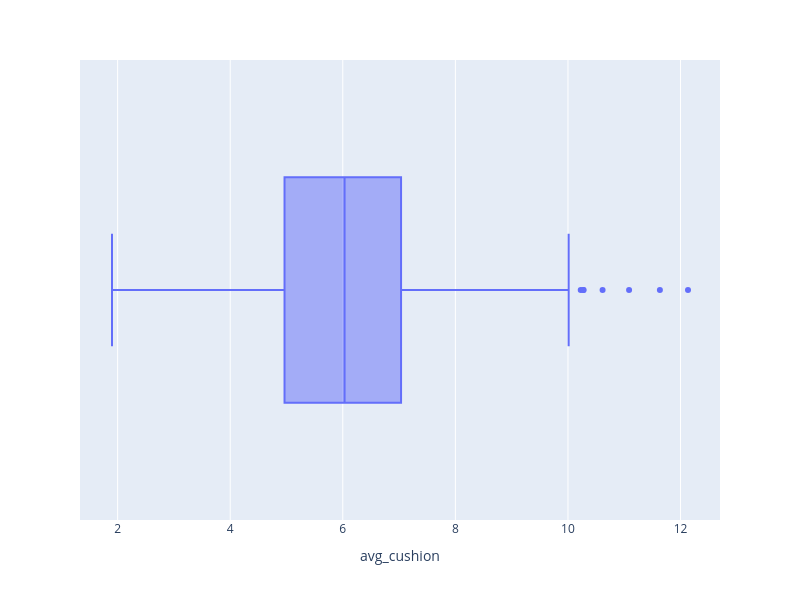

Here is the notebook cell this chart was saved with:
### Code cell
# distribution of avg_cushion
fig = px.box(ngsDataWR, x = "avg_cushion")
fig.update_layout(width = 800, height = 600)
fig

### Figure 1 — Plotly figure (JSON) as saved in the notebook; plotly's stock layout.template omitted (floating-point values rounded to 4 significant figures; data arrays with more than 128 entries replaced by an {"elided": "..."} marker saying what was removed)
{"data": [{"alignmentgroup": "True", "hovertemplate": "avg_cushion=%{x}<extra></extra>", "legendgroup": "", "marker": {"color": "#636efa"}, "name": "", "notched": false, "offsetgroup": "", "orientation": "h", "showlegend": false, "type": "box", "x": {"elided": "1282 float values"}, "x0": " ", "xaxis": "x", "y0": " ", "yaxis": "y"}], "layout": {"boxmode": "group", "height": 600, "legend": {"tracegroupgap": 0}, "margin": {"t": 60}, "width": 800, "xaxis": {"anchor": "y", "domain": [0, 1], "title": {"text": "avg_cushion"}}, "yaxis": {"anchor": "x", "domain": [0, 1]}}}
